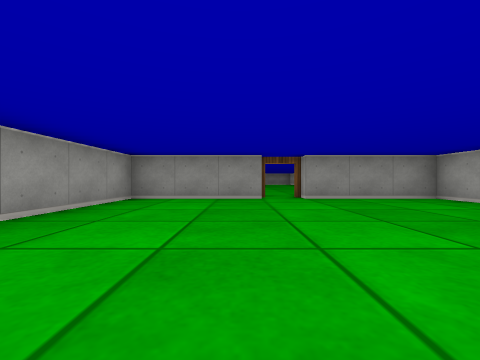
view 1 (above)

16 first-person views from a walk through a cub3D level. The camera is about half as high as the walls, looks level and sees 90° across. The floor is counted in squares. Each view is taken from the middle of a square. On the plan, view 1 faces up. The plan holds only what a view shows up to about 9 squares ahead; the rest is blank.

view 2
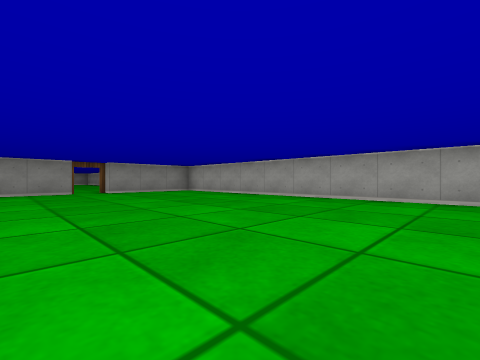

view 3
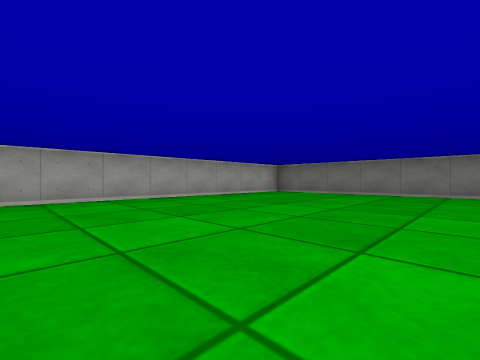

view 4
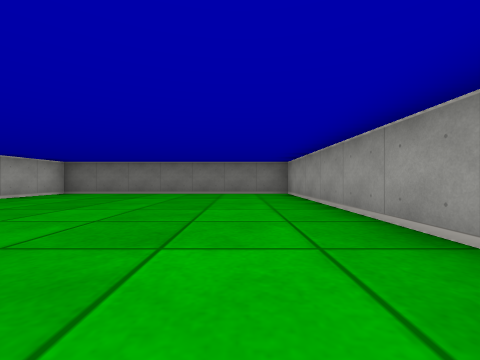

view 5
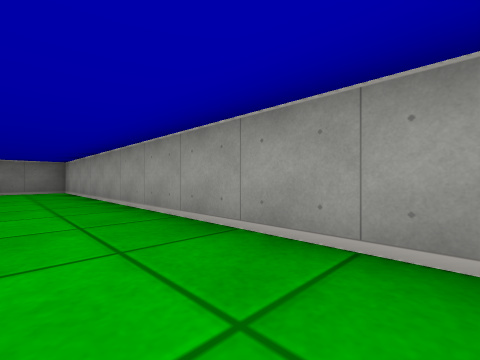

view 6
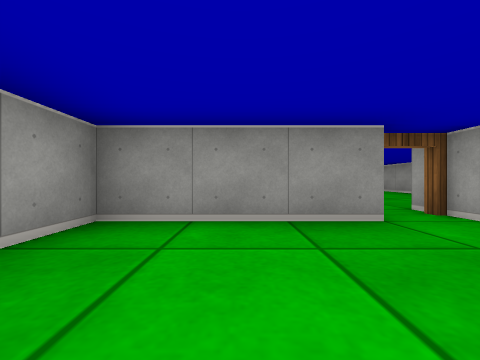

view 7
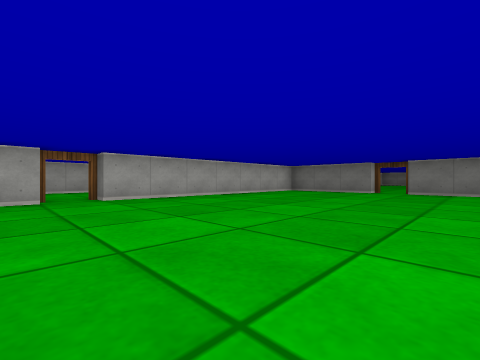

view 8
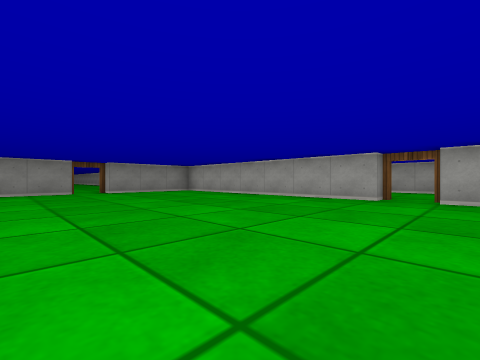

view 9
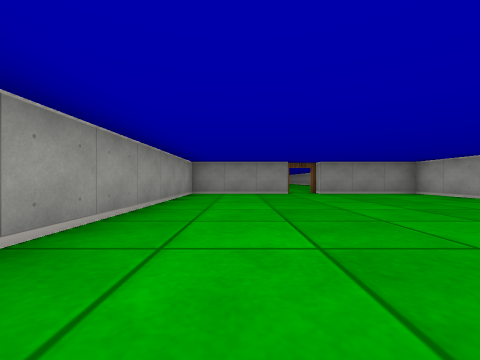

view 10
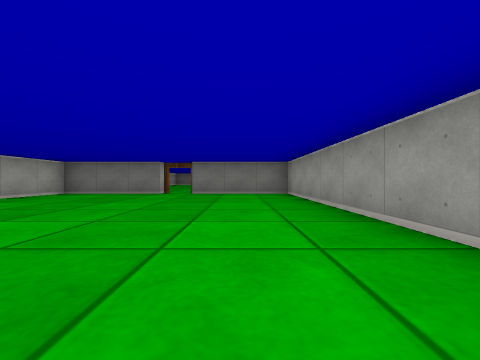

view 11
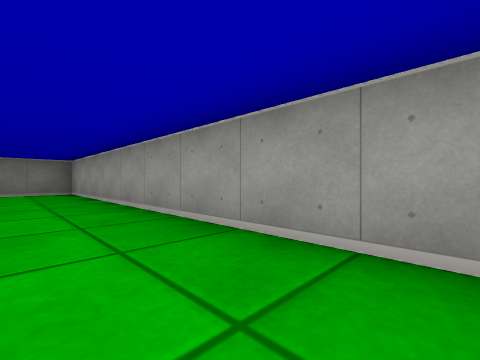

view 12
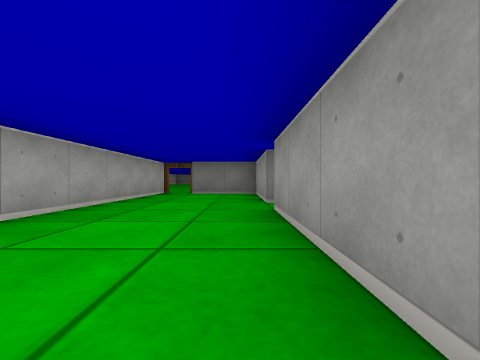

view 13
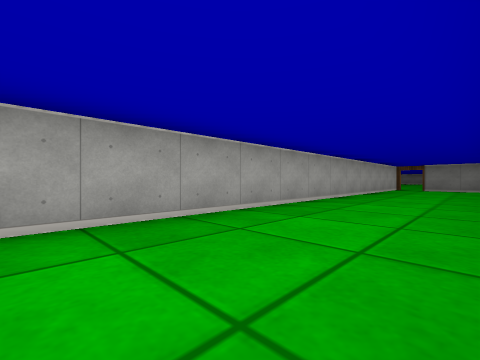

view 14
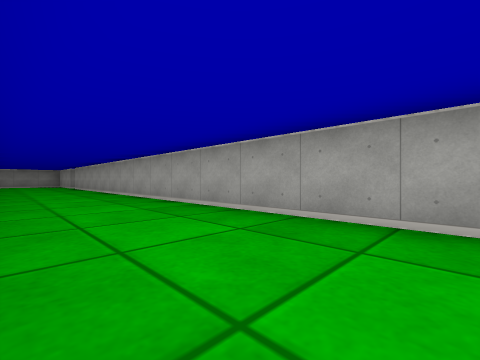

view 15
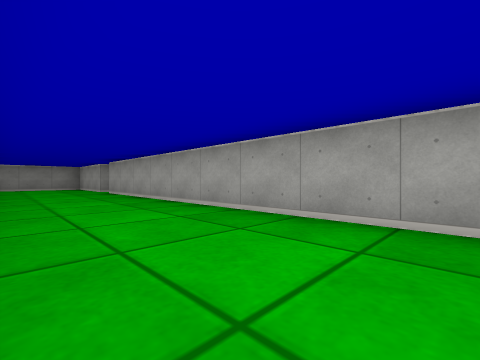

view 16
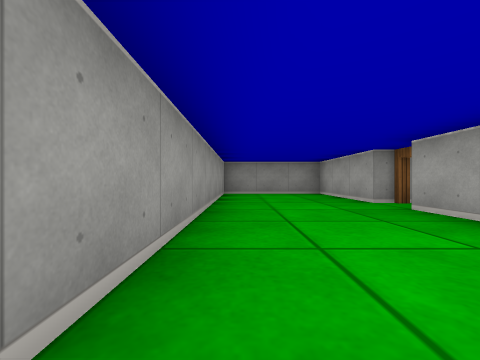

### Floor plan
Points are (right, up) in squares from view 1. A wall is a line through its corners. A room is listed if a view was taken in it or the views show most of it. See-through windows are left out.
Room 1 (views 1, 2, 3, 4, 5, 6)
walls: (0.5, 5.5) (-2.5, 5.5) (-2.5, -6.5) (4.5, -6.5) (4.5, 5.5) (1.5, 5.5)
ways out: open door at (1, 6) to room 2
Room 2 (views 7, 8, 9, 10, 11)
walls: (4.5, 14.5) (4.5, 21.5) (1.5, 21.5); (0.5, 21.5) (-2.5, 21.5) (-2.5, 6.5) (0.5, 6.5); (1.5, 6.5) (4.5, 6.5) (4.5, 13.5)
ways out: open door at (1, 6) to room 1; open door at (5, 14) to room 3; open door at (1, 22)
Room 3 (views 12, 13, 14, 15, 16)
walls: (5.5, 17.5) (5.5, 14.5); (5.5, 13.5) (5.5, 10.5) (7.5, 10.5); (8.5, 34.5) (8.5, 37.5) (5.5, 37.5) (5.5, 30.5); (8.5, 9.9) (8.5, 33.5)
ways out: open door at (5, 14) to room 2; open door at (8, 10); open door at (9, 34)

Where each view was taken, in squares from view 1:
view 1: 0 up, 0 right, facing up
view 2: 3 down, 1 left, facing up-right
view 3: 1 up, 1 left, facing down-right
view 4: 1 up, 1 left, facing down
view 5: 3 up, 1 left, facing down-left
view 6: 3 up, 1 left, facing up
view 7: 15 up, 1 left, facing down-right
view 8: 13 up, 1 left, facing up-right
view 9: 14 up, 1 left, facing up
view 10: 14 up, 1 left, facing down
view 11: 15 up, 1 left, facing down-left
view 12: 18 up, 6 right, facing down
view 13: 22 up, 6 right, facing down-right
view 14: 20 up, 6 right, facing up-right
view 15: 25 up, 6 right, facing up-right
view 16: 30 up, 6 right, facing up
